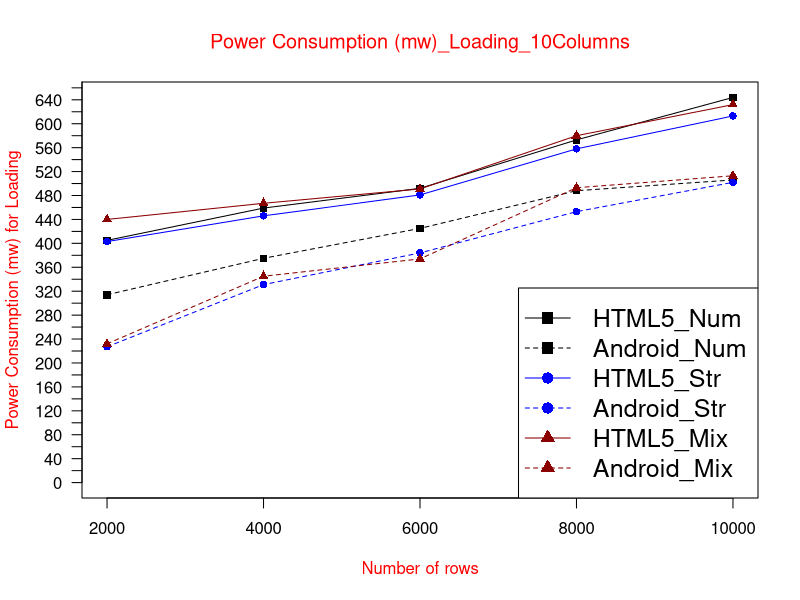

Recreate this plot in R.
data <- read.table("PCloading10col.txt", header = TRUE)

max_y <- max(data)
plot_colors <- c("black", "blue", "red4")
png(filename="PCloading10col.png", height = 1000, width = 1450, bg = "white")
plot(data$HTML5_Num, type = "o", col = plot_colors[1], pch=15,  ylim=c(0,max_y), axes=FALSE, ann=FALSE)
axis(1, at=1:5, lab=c("2000", "4000", "6000", "8000", "10000"))
axis(2, las=1, at=20*0:max_y, cex.axis = 1)

box()
lines(data$Android_Num, type="o", pch=15, lty=2, col=plot_colors[1])
lines(data$HTML5_Str, type="o", pch=16, lty=1,  col=plot_colors[2])
lines(data$Android_Str, type="o", pch=16, lty=2,  col=plot_colors[2])   
lines(data$HTML5_Mix, type="o", pch=17, lty=1, col=plot_colors[3])
lines(data$Android_Mix, type="o", pch=17, lty=2,   col=plot_colors[3])

title(main="Power Consumption (mw)_Loading_10Columns", col.main="red", font.main=6)
title(xlab= "Number of rows", col.lab="red")
title(ylab= "Power Consumption (mw) for Loading", col.lab="red")
legend('bottomright', max_y, names(data), cex=1.5, col=c("black", "black","blue", "blue","red4","red4"), pch=c(15,15,16,16,17,17), lty=c(1,2,1,2,1,2));

dev.off()
